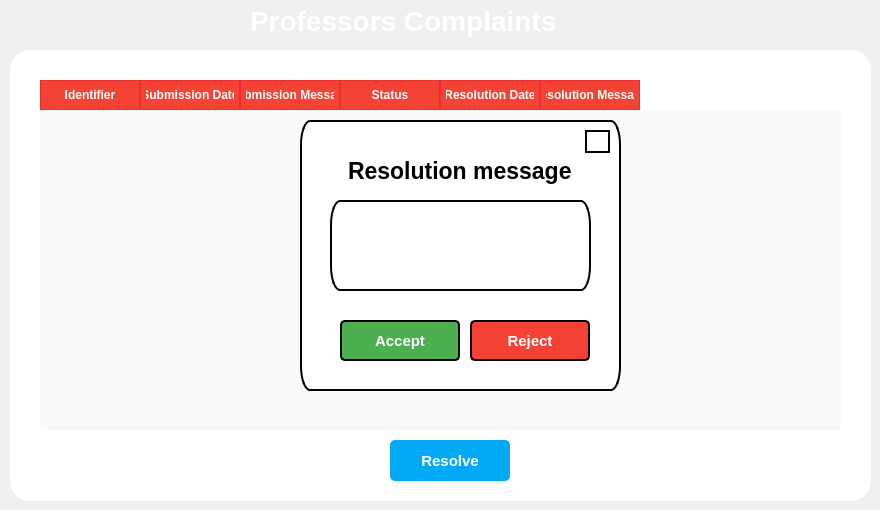
            <widget class="QWidget" name="page_4">
             <widget class="QWidget" name="widget_6" native="true">
              <property name="geometry">
               <rect>
                <x>10</x>
                <y>50</y>
                <width>861</width>
                <height>451</height>
               </rect>
              </property>
              <property name="styleSheet">
               <string notr="true">background-color:white;
border-radius:20px;</string>
              </property>
              <widget class="QTableWidget" name="complaints_table">
               <property name="geometry">
                <rect>
                 <x>30</x>
                 <y>30</y>
                 <width>801</width>
                 <height>351</height>
                </rect>
               </property>
               <property name="font">
                <font>
                 <pointsize>-1</pointsize>
                </font>
               </property>
               <property name="styleSheet">
                <string notr="true">/* General QTableWidget styling */
QTableWidget {
    border-radius: 5px;
    gridline-color: #f44335
;
    font-size: 14px;
    color: #333333;
    background-color: #f9f9f9;
}

/* Header styling */
QHeaderView::section {
    background-color: #f44335
;
    color: white;
    padding: 5px;
    border: 1px solid #eb2f30;
    font-weight: bold;
}

/* Alternate row colors */
QTableWidget::item {
    padding: 5px;
    border: none;
}

QTableWidget::item:selected {
    background-color: #eb2f30;
    color: white;
}

QTableWidget::item:alternate {
    background-color: #fdd2d2;
}

/* Grid lines */
QTableWidget::item {
    border: 1px solid #eb2f30;
}

/* Vertical and Horizontal Scrollbar */
QScrollBar:vertical {
    border: none;
    background: #e0e0e0;
    width: 10px;
    margin: 0px 0px 0px 0px;
}

QScrollBar::handle:vertical {
    background: #eb2f30;
    min-height: 20px;
}

QScrollBar::add-line:vertical, QScrollBar::sub-line:vertical {
    background: none;
}

QScrollBar:horizontal {
    border: none;
    background: #e0e0e0;
    height: 10px;
    margin: 0px 0px 0px 0px;
}

QScrollBar::handle:horizontal {
    background: #eb2f30;
    min-width: 20px;
}

QScrollBar::add-line:horizontal, QScrollBar::sub-line:horizontal {
    background: none;
}

/* Corner button */
QTableCornerButton::section {
    background-color: #eb2f30;
    border: 1px solid #eb2f30;
}
</string>
               </property>
               <property name="lineWidth">
                <number>1</number>
               </property>
               <property name="dragEnabled">
                <bool>false</bool>
               </property>
               <property name="columnCount">
                <number>6</number>
               </property>
               <column>
                <property name="text">
                 <string>Identifier</string>
                </property>
               </column>
               <column>
                <property name="text">
                 <string>Submission Date</string>
                </property>
               </column>
               <column>
                <property name="text">
                 <string>Submission Message</string>
                </property>
               </column>
               <column>
                <property name="text">
                 <string>Status</string>
                </property>
               </column>
               <column>
                <property name="text">
                 <string>Resolution Date</string>
                </property>
               </column>
               <column>
                <property name="text">
                 <string>Resolution Message</string>
                </property>
               </column>
              </widget>
              <widget class="QFrame" name="resolution_message_frame">
               <property name="enabled">
                <bool>true</bool>
               </property>
               <property name="geometry">
                <rect>
                 <x>290</x>
                 <y>70</y>
                 <width>321</width>
                 <height>271</height>
                </rect>
               </property>
               <property name="autoFillBackground">
                <bool>false</bool>
               </property>
               <property name="styleSheet">
                <string notr="true">border-radius : 10px solid;
border:2px solid black;
</string>
               </property>
               <property name="frameShape">
                <enum>QFrame::StyledPanel</enum>
               </property>
               <property name="frameShadow">
                <enum>QFrame::Raised</enum>
               </property>
               <property name="lineWidth">
                <number>12</number>
               </property>
               <widget class="QTextEdit" name="resolution_field">
                <property name="geometry">
                 <rect>
                  <x>30</x>
                  <y>80</y>
                  <width>261</width>
                  <height>91</height>
                 </rect>
                </property>
                <property name="font">
                 <font>
                  <family>Segoe UI</family>
                 </font>
                </property>
                <property name="styleSheet">
                 <string notr="true">background-color : white</string>
                </property>
               </widget>
               <widget class="QLabel" name="label_16">
                <property name="geometry">
                 <rect>
                  <x>40</x>
                  <y>30</y>
                  <width>241</width>
                  <height>41</height>
                 </rect>
                </property>
                <property name="font">
                 <font>
                  <family>Segoe UI</family>
                  <pointsize>17</pointsize>
                  <weight>75</weight>
                  <bold>true</bold>
                 </font>
                </property>
                <property name="styleSheet">
                 <string notr="true">border:2px solid white;
</string>
                </property>
                <property name="text">
                 <string>Resolution message</string>
                </property>
               </widget>
               <widget class="QPushButton" name="close_resolution_frame">
                <property name="geometry">
                 <rect>
                  <x>285</x>
                  <y>10</y>
                  <width>25</width>
                  <height>23</height>
                 </rect>
                </property>
                <property name="styleSheet">
                 <string notr="true">border-radius : 10px solid;
border:2px solid black;</string>
                </property>
                <property name="text">
                 <string/>
                </property>
                <property name="icon">
                 <iconset>
                  <normalon>design/icons/close.png</normalon>
                 </iconset>
                </property>
               </widget>
               <widget class="QPushButton" name="reject_btn">
                <property name="geometry">
                 <rect>
                  <x>170</x>
                  <y>200</y>
                  <width>120</width>
                  <height>41</height>
                 </rect>
                </property>
                <property name="font">
                 <font>
                  <family>Segoe UI</family>
                  <pointsize>11</pointsize>
                  <weight>75</weight>
                  <bold>true</bold>
                 </font>
                </property>
                <property name="styleSheet">
                 <string notr="true">
QPushButton#reject_btn
{
background-color :#f44335
;  
color :white;
border-radius : 5px;

}

QPushButton#reject_btn:pressed
{
background-color :#de5758;  
}</string>
                </property>
                <property name="text">
                 <string>Reject</string>
                </property>
               </widget>
               <widget class="QPushButton" name="accept_btn">
                <property name="geometry">
                 <rect>
                  <x>40</x>
                  <y>200</y>
                  <width>120</width>
                  <height>41</height>
                 </rect>
                </property>
                <property name="font">
                 <font>
                  <family>Segoe UI</family>
                  <pointsize>11</pointsize>
                  <weight>75</weight>
                  <bold>true</bold>
                 </font>
                </property>
                <property name="styleSheet">
                 <string notr="true">
QPushButton#accept_btn
{
background-color: #4caf50
;  
color :white;
border-radius : 5px;

}

QPushButton#accept_btn:pressed
{
background-color :#55ff7f;  
}</string>
                </property>
                <property name="text">
                 <string>Accept</string>
                </property>
               </widget>
              </widget>
              <widget class="QPushButton" name="resolve_btn">
               <property name="geometry">
                <rect>
                 <x>380</x>
                 <y>390</y>
                 <width>120</width>
                 <height>41</height>
                </rect>
               </property>
               <property name="font">
                <font>
                 <family>Segoe UI</family>
                 <pointsize>11</pointsize>
                 <weight>75</weight>
                 <bold>true</bold>
                </font>
               </property>
               <property name="styleSheet">
                <string notr="true">
QPushButton#resolve_btn
{
background-color: #03a9f4;  
color :white;
border-radius : 5px;

}

QPushButton#resolve_btn:pressed
{
background-color :#4f93ff;  
}</string>
               </property>
               <property name="text">
                <string>Resolve</string>
               </property>
              </widget>
             </widget>
             <widget class="QLabel" name="label_15">
              <property name="geometry">
               <rect>
                <x>250</x>
                <y>0</y>
                <width>451</width>
                <height>41</height>
               </rect>
              </property>
              <property name="font">
               <font>
                <family>Segoe UI</family>
                <pointsize>21</pointsize>
                <weight>75</weight>
                <bold>true</bold>
               </font>
              </property>
              <property name="styleSheet">
               <string notr="true">color: rgb(255, 255, 255);</string>
              </property>
              <property name="text">
               <string>Professors Complaints</string>
              </property>
             </widget>
            </widget>
